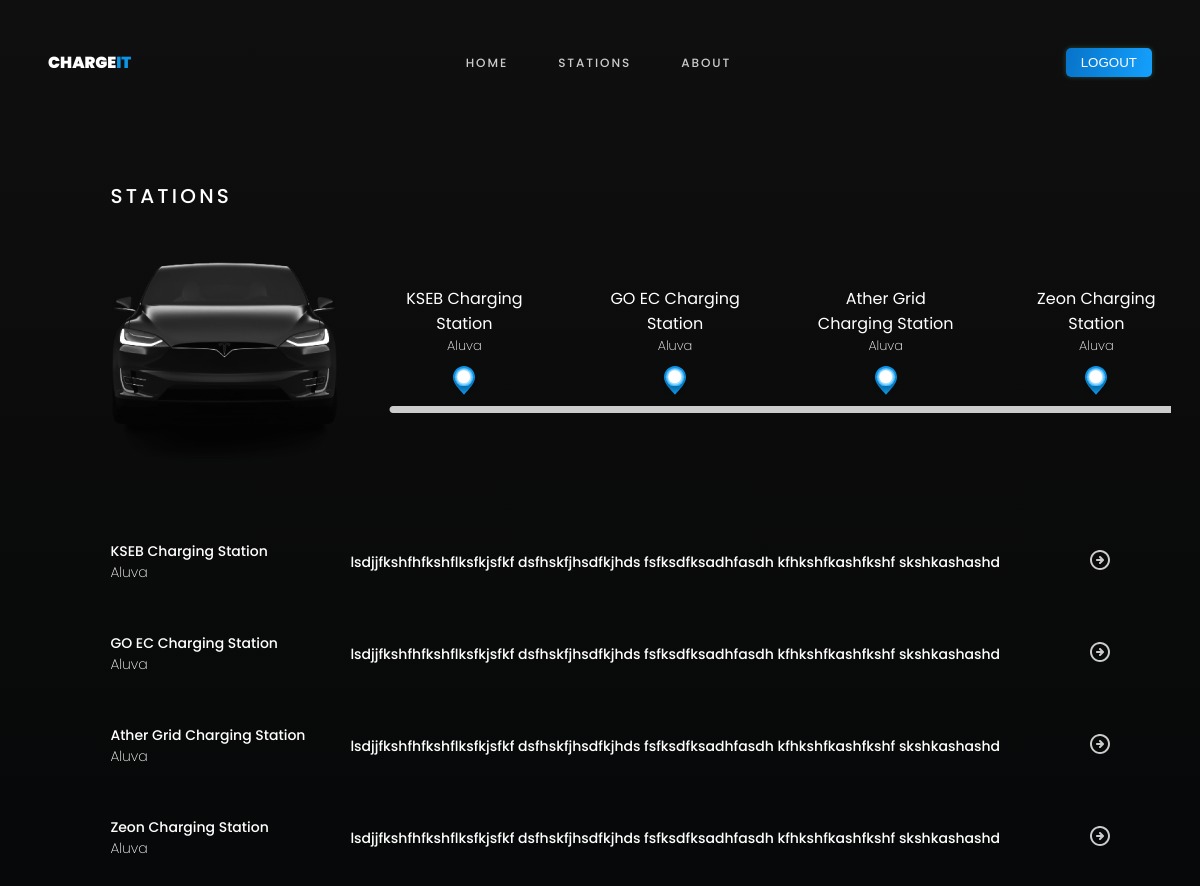
Page /StationList/1/ on the committed database.
### app/models.py (models this page shows, shortened)
class Chargingspot(models.Model):
    name = models.CharField(max_length=50, default=None)
    place = models.ForeignKey(Location, on_delete=models.CASCADE)

class Location(models.Model):
    place = models.CharField(max_length=100, unique=True)

class FeedbackModel(models.Model):
    user = models.ForeignKey(User, on_delete=models.CASCADE)
    chargingspot = models.ForeignKey(Chargingspot, on_delete=models.CASCADE)
    comment = models.TextField(blank=True,null=True)
    created_at = models.DateTimeField(auto_now_add=True)

### app/views.py (the view)
# urls.py: path('StationList/<int:place_id>/', views.StationList, name='stationList'),
def StationList(request, place_id):
    place = get_object_or_404(models.Location, pk=place_id)
    charging_spots = models.Chargingspot.objects.filter(place=place)
    feedback = models.FeedbackModel.objects.filter(chargingspot__in=charging_spots)
    return render(request, 'stationlist.html', {'charging_spots': charging_spots,'feedback':feedback.first})

### app/templates/stationlist.html (shortened to what this page needs)
{% load static %}
<!DOCTYPE html>
<html lang="en">
<head>
    <link rel="stylesheet" href="{% static 'app/css/stationlist.css' %}">
</head>
<body>
    <div class='container'>
        <nav>
            <div class='logo'>
              <h3 id='charge'>CHARGE</h3>
              <h3 id='it'>IT</h3>
            </div>
            <div class='menus'>
              <a href="{% url 'home' %}" class="navLink">
                <h3>HOME</h3>
              </a>
              <a href="{%url 'select_place' %}" class="navLink">
                <h3>STATIONS</h3>
              </a>
              <a  class="navLink">
                <h3>ABOUT</h3>
              </a>
            </div>
                <a href="{% url 'LogoutView' %}">
                    <form method="post" action="{% url 'LogoutView' %}">
                        <button class='login-btn'>LOGOUT</button>
                    </form>
                </a>
        </nav>
        <div class='contents'>
            <p id='main-heading'>STATIONS</p>
            <div class='home-content'>
                <div class='main-location-group'>
                    <img id='car2-image' src= "{% static 'app\images\car2.png'%}" alt=''></img>
                    <div class='main-location'>
                        <div class='locations-icons'>
                            {% for i in charging_spots|slice:":4" %}
                            <div  style="display: flex; flex-direction: column; align-items: center; justify-content: center; gap: 10px;">
                                <div style="width: 150px; display: flex; flex-direction: column; align-items: center; justify-content: center;">
                                    <p style="font-family: 'Poppins'; color: white; text-align: center;">{{i.name}}</p>
                                    <p style="font-family: 'Poppins'; color: white; font-weight: 200; font-size: small;">{{i.place.place}}</p>
                                </div>
                                <div>
                                </div>
                            </div>
                            {% endfor %}
                        </div>
                        <svg xmlns="http://www.w3.org/2000/svg" width="782" height="7" viewBox="0 0 782 7" fill="none">
                            <path d="M4 0C2.067 0 0.5 1.567 0.5 3.5C0.5 5.433 2.067 7 4 7V0ZM4 7H782V0H4V7Z" fill="#CCCCCC"/>
                        </svg>
                    </div>
                </div>
            </div>
            <div class='all-locations'>
                {% for i in charging_spots %}
                <div class='locations-down'>
                    <div style="width: 200px; overflow: hidden;">
                        <p class='all-location-text'>{{i.name}}</p>
                        <div class='available-group'>
                            <p id='availabel'>{{i.place.place}}</p>
                        </div>
                    </div>
                    <div>
                        <p class='all-location-text' id='para'>{{feedback.comment}}</p>
                    </div>
                    <a href="{% url 'chargingspotDetails' i.id %}">
                    </a>
                </div>
                {% endfor %}
            </div>
        </div>
    </div>
</body>
</html>

### app/templates/stationlist.html (style rules this page uses)
nav { max-width: 100%; display: flex; justify-content: space-between; align-items: center; padding: 1.5em; }
.logo { display: flex; }
#charge { color: #FFF; font-family: Poppins; font-size: 16px; font-style: normal; font-weight: 900; line-height: normal; }
#it { color: #0D94E5; font-family: Poppins; font-size: 16px; font-style: normal; font-weight: 900; line-height: normal; }
.menus { display: flex; gap: 50px; }
.navLink h3 { color: #CCC; font-family: Poppins; font-size: 12px; font-style: light; font-weight: 500; line-height: normal; letter-spacing: 1.92px; text-decoration: none; transition:0.2s ease-in-out; }
.login-btn { padding: 7px 15px; color: #FFF; border-radius: 5px; border: 0px solid; background: linear-gradient(101deg, #0773C8 0%, #14A0FD 100%); box-shadow: 0px 0px 5.5px rgba(109.24, 249.69, 215.98, 0.25); transition: 0.9s; }
* { padding: 0%; margin: 0%; border: 0%; position: relative; }
.container { background: linear-gradient(180deg, #0f0f0f 0%, #060708 100%); max-width: 100%; height: fit-content; padding: 1.5em; overflow: hidden; }
.contents { width: 85%; margin: 80px auto; }
#main-heading { color: #FFF; font-family: Poppins; font-size: 20px; font-style: normal; font-weight: 500; line-height: normal; letter-spacing: 3.2px; }
#car2-image { width: 229px; height: 280px; flex-shrink: 0; }
.locations-icons { display: flex; justify-content: space-between; }
.main-location-group { display: flex; gap: 50px; align-items: center; }
.all-location-text { color: #FFF; font-family: Poppins; font-size: 14px; font-style: normal; font-weight: 500; line-height: normal; }
#availabel { color: #FFF; font-family: Poppins; font-size: 14px; font-style: normal; font-weight: 275; line-height: normal; }
.all-locations { display: flex; flex-direction: column; max-height: 800px; }
.available-group { display: flex; align-items: center; gap: 10px; }
#para { width: 700px; overflow-x: hidden; }
.locations-down { display: flex; width: 1000px; margin: 0px auto; justify-content: space-between; align-items: center; margin-top: 50px; }
a { text-decoration: none; }

### rows in the picture
Chargingspot: name "KSEB Charging Station", place.place "Aluva"
Chargingspot: name "GO EC Charging Station", place.place "Aluva"
Chargingspot: name "Ather Grid Charging Station", place.place "Aluva"
Chargingspot: name "Zeon Charging Station", place.place "Aluva"
FeedbackModel: comment "lsdjjfkshfhfkshflksfkjsfkf dsfhskfjhsdfkjhds fsfksdfksadhfasdh kfhkshfkashfkshf skshkashashd"
